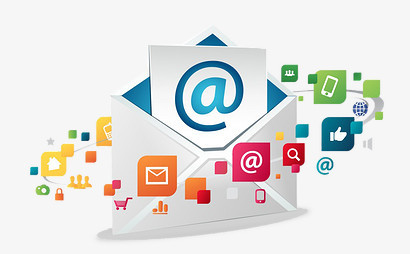
//> input picture exp07_opencv_histogram/780.jpg, 410 x 254 px
$ ./opencv_calc_hist 780.jpg   (built with g++ and OpenCV 4)
//> lines starting //> are read from the running program, lines starting //| are printed output that depends on the picture
#include <opencv2/opencv.hpp>

using namespace cv;

int main(int argc, char* argv[]) {
    // 检查命令行参数
    if (argc != 2) {
        std::cerr << "Usage: " << argv[0] << " <image_path>" << std::endl;
        return -1;
    }

    // 读取图像
    Mat gray = imread(argv[1], IMREAD_GRAYSCALE);
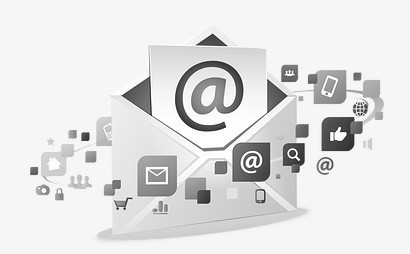
//> gray: 254 rows x 410 cols, CV_8UC1; min 24, max 255, mean 225.4
    if (gray.empty()) {
        std::cerr << "Error: Unable to read the image." << std::endl;
        return -1;
    }

    // 需要计算的图像的通道，灰度图像为0，BGR图像需要指定B,G,R
    const int channels[] = {0};
    Mat hist; // 定义输出Mat类型
    int dims = 1; // 设置直方图维度
    const int histSize[] = {256}; // 直方图每一个维度划分的柱条的数目
    float pranges[] = {0, 255}; // 取值区间
    const float* ranges[] = {pranges};

    // 计算直方图
    calcHist(&gray, 1, channels, Mat(), hist, dims, histSize, ranges, true, false);
//> hist = 256 values, max 57499 at index 246, min 0 at index 0, mean 402.2

    // 归一化直方图
    normalize(hist, hist, 0, 255, NORM_MINMAX);
//> hist = 256 values, max 255 at index 246, min 0 at index 0, mean 1.78

    // 创建绘制直方图的图像
    int scale = 2;
    int hist_height = 256;
    Mat hist_img = Mat::zeros(hist_height, 256 * scale, CV_8UC3);

    // 找到直方图中的最大值
    double max_val;
    minMaxLoc(hist, 0, &max_val, 0, 0);
//> max_val = 255

    // 绘制直方图
    for (int i = 0; i < 256; i++) {
        float bin_val = hist.at<float>(i);
        int intensity = cvRound(bin_val * hist_height / max_val);

        // 使用矩形绘制直方图柱条
        rectangle(hist_img, Point(i * scale, hist_height - 1), Point((i + 1) * scale - 1, hist_height - intensity), Scalar(255, 255, 255));
    }
//> this loop made 256 passes
//> bin_val on passes 1 to 3: 0, 0, 0
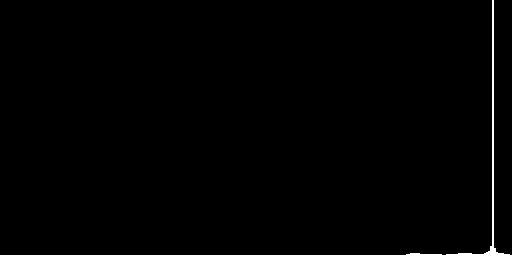
//> hist_img: 256 rows x 512 cols, CV_8UC3; 0.91% white in thin lines or dots

    // 保存绘制好的直方图图像
    imwrite("opencv_calc_hist_out.jpg", hist_img);

    return 0;
}
